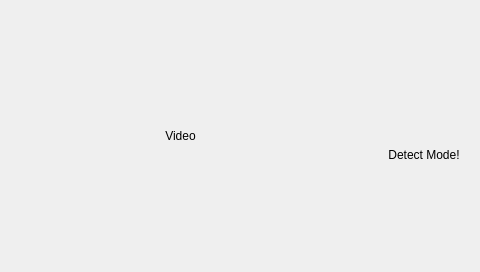
<?xml version="1.0" encoding="UTF-8"?>
<ui version="4.0">
 <class>Dialog</class>
 <widget class="QDialog" name="Dialog">
  <property name="geometry">
   <rect>
    <x>0</x>
    <y>0</y>
    <width>480</width>
    <height>272</height>
   </rect>
  </property>
  <property name="windowTitle">
   <string>Dialog</string>
  </property>
  <property name="autoFillBackground">
   <bool>false</bool>
  </property>
  <widget class="my_label" name="lbVideo">
   <property name="geometry">
    <rect>
     <x>0</x>
     <y>0</y>
     <width>361</width>
     <height>272</height>
    </rect>
   </property>
   <property name="sizePolicy">
    <sizepolicy hsizetype="Maximum" vsizetype="Maximum">
     <horstretch>0</horstretch>
     <verstretch>0</verstretch>
    </sizepolicy>
   </property>
   <property name="maximumSize">
    <size>
     <width>361</width>
     <height>272</height>
    </size>
   </property>
   <property name="autoFillBackground">
    <bool>false</bool>
   </property>
   <property name="text">
    <string>Video</string>
   </property>
   <property name="scaledContents">
    <bool>false</bool>
   </property>
   <property name="alignment">
    <set>Qt::AlignCenter</set>
   </property>
   <property name="buddy">
    <cstring>0</cstring>
   </property>
  </widget>
  <widget class="QLabel" name="lbnumber">
   <property name="enabled">
    <bool>true</bool>
   </property>
   <property name="geometry">
    <rect>
     <x>390</x>
     <y>255</y>
     <width>67</width>
     <height>17</height>
    </rect>
   </property>
   <property name="text">
    <string/>
   </property>
  </widget>
  <widget class="QFrame" name="frame">
   <property name="geometry">
    <rect>
     <x>-1</x>
     <y>-1</y>
     <width>491</width>
     <height>281</height>
    </rect>
   </property>
   <property name="frameShape">
    <enum>QFrame::StyledPanel</enum>
   </property>
   <property name="frameShadow">
    <enum>QFrame::Raised</enum>
   </property>
   <widget class="QWidget" name="layoutWidget">
    <property name="geometry">
     <rect>
      <x>369</x>
      <y>60</y>
      <width>101</width>
      <height>191</height>
     </rect>
    </property>
    <layout class="QVBoxLayout" name="verticalLayout">
     <property name="rightMargin">
      <number>0</number>
     </property>
     <item>
      <widget class="QLabel" name="lbisSample">
       <property name="text">
        <string>Detect Mode!</string>
       </property>
       <property name="alignment">
        <set>Qt::AlignCenter</set>
       </property>
      </widget>
     </item>
    </layout>
   </widget>
  </widget>
  <zorder>lbnumber</zorder>
  <zorder>frame</zorder>
  <zorder>lbVideo</zorder>
 </widget>
 <layoutdefault spacing="6" margin="11"/>
 <customwidgets>
  <customwidget>
   <class>my_label</class>
   <extends>QLabel</extends>
   <header>my_label.h</header>
  </customwidget>
 </customwidgets>
 <resources/>
 <connections/>
</ui>
